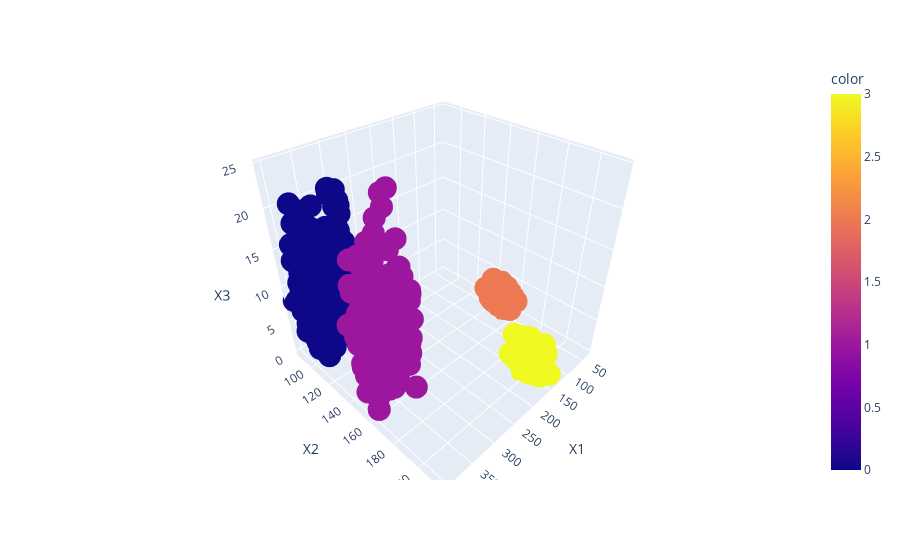

The notebook cell saved with this chart:
### Code cell
fig = px.scatter_3d(data, x='X1', y='X2', z='X3', color = labels)
fig.show()

### Figure 1 — Plotly figure (JSON) as saved in the notebook; plotly's stock layout.template omitted (floating-point values rounded to 4 significant figures; data arrays with more than 128 entries replaced by an {"elided": "..."} marker saying what was removed)
{"data": [{"hovertemplate": "X1=%{x}<br>X2=%{y}<br>X3=%{z}<br>color=%{marker.color}<extra></extra>", "legendgroup": "", "marker": {"color": {"elided": "1000 int values"}, "coloraxis": "coloraxis", "symbol": "circle"}, "mode": "markers", "name": "", "scene": "scene", "showlegend": false, "type": "scatter3d", "x": {"elided": "1000 float values"}, "y": {"elided": "1000 float values"}, "z": {"elided": "1000 float values"}}], "layout": {"coloraxis": {"colorbar": {"title": {"text": "color"}}, "colorscale": [[0, "#0d0887"], [0.1111, "#46039f"], [0.2222, "#7201a8"], [0.3333, "#9c179e"], [0.4444, "#bd3786"], [0.5556, "#d8576b"], [0.6667, "#ed7953"], [0.7778, "#fb9f3a"], [0.8889, "#fdca26"], [1, "#f0f921"]]}, "legend": {"tracegroupgap": 0}, "margin": {"t": 60}, "scene": {"domain": {"x": [0, 1], "y": [0, 1]}, "xaxis": {"title": {"text": "X1"}}, "yaxis": {"title": {"text": "X2"}}, "zaxis": {"title": {"text": "X3"}}}}}
